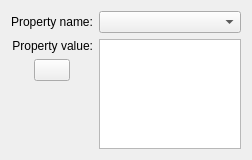
<?xml version="1.0" encoding="UTF-8"?>
<ui version="4.0">
 <class>EditPropsWidget</class>
 <widget class="QWidget" name="EditPropsWidget">
  <property name="geometry">
   <rect>
    <x>0</x>
    <y>0</y>
    <width>252</width>
    <height>160</height>
   </rect>
  </property>
  <property name="minimumSize">
   <size>
    <width>250</width>
    <height>160</height>
   </size>
  </property>
  <property name="windowTitle">
   <string>Edit property</string>
  </property>
  <layout class="QVBoxLayout" name="verticalLayout_2">
   <item>
    <layout class="QGridLayout" name="gridLayout_2">
     <item row="0" column="0">
      <widget class="QLabel" name="m_NameLabel">
       <property name="text">
        <string>Property name:</string>
       </property>
       <property name="alignment">
        <set>Qt::AlignCenter</set>
       </property>
       <property name="wordWrap">
        <bool>false</bool>
       </property>
      </widget>
     </item>
     <item row="0" column="1">
      <widget class="KHistoryComboBox" name="m_NameEdit"/>
     </item>
     <item row="1" column="0">
      <layout class="QVBoxLayout" name="verticalLayout">
       <item>
        <layout class="QHBoxLayout" name="horizontalLayout">
         <item>
          <widget class="QLabel" name="m_ValueLabel">
           <property name="text">
            <string>Property value:</string>
           </property>
           <property name="alignment">
            <set>Qt::AlignRight|Qt::AlignTrailing|Qt::AlignVCenter</set>
           </property>
           <property name="wordWrap">
            <bool>false</bool>
           </property>
          </widget>
         </item>
        </layout>
       </item>
       <item>
        <layout class="QGridLayout" name="gridLayout">
         <item row="0" column="0">
          <widget class="QPushButton" name="helpButton">
           <property name="maximumSize">
            <size>
             <width>36</width>
             <height>36</height>
            </size>
           </property>
           <property name="toolTip">
            <string>Click for short info about pre-defined property name</string>
           </property>
           <property name="text">
            <string/>
           </property>
           <property name="shortcut">
            <string/>
           </property>
          </widget>
         </item>
        </layout>
       </item>
       <item>
        <spacer name="spacer2">
         <property name="orientation">
          <enum>Qt::Vertical</enum>
         </property>
         <property name="sizeType">
          <enum>QSizePolicy::Expanding</enum>
         </property>
         <property name="sizeHint" stdset="0">
          <size>
           <width>38</width>
           <height>70</height>
          </size>
         </property>
        </spacer>
       </item>
      </layout>
     </item>
     <item row="1" column="1">
      <widget class="KTextEdit" name="m_ValueEdit"/>
     </item>
    </layout>
   </item>
  </layout>
 </widget>
 <layoutdefault spacing="6" margin="11"/>
 <customwidgets>
  <customwidget>
   <class>KComboBox</class>
   <extends>QComboBox</extends>
   <header>kcombobox.h</header>
  </customwidget>
  <customwidget>
   <class>KHistoryComboBox</class>
   <extends>KComboBox</extends>
   <header>khistorycombobox.h</header>
  </customwidget>
  <customwidget>
   <class>KTextEdit</class>
   <extends>QTextEdit</extends>
   <header>ktextedit.h</header>
  </customwidget>
 </customwidgets>
 <tabstops>
  <tabstop>m_ValueEdit</tabstop>
 </tabstops>
 <includes>
  <include location="local">kcombobox.h</include>
  <include location="local">klineedit.h</include>
  <include location="local">ktextedit.h</include>
 </includes>
 <resources/>
 <connections>
  <connection>
   <sender>helpButton</sender>
   <signal>clicked()</signal>
   <receiver>EditPropsWidget</receiver>
   <slot>showHelp()</slot>
   <hints>
    <hint type="sourcelabel">
     <x>20</x>
     <y>20</y>
    </hint>
    <hint type="destinationlabel">
     <x>20</x>
     <y>20</y>
    </hint>
   </hints>
  </connection>
 </connections>
</ui>
